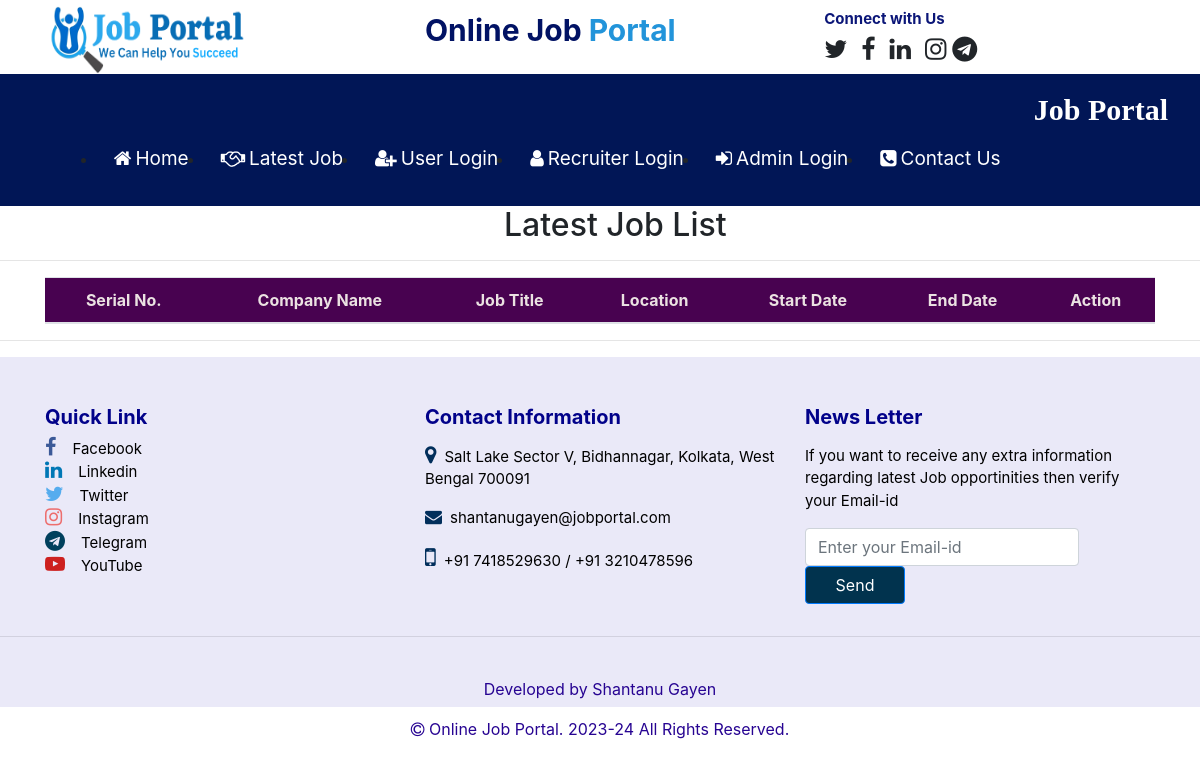
The app's page /latest_jobs, older data.
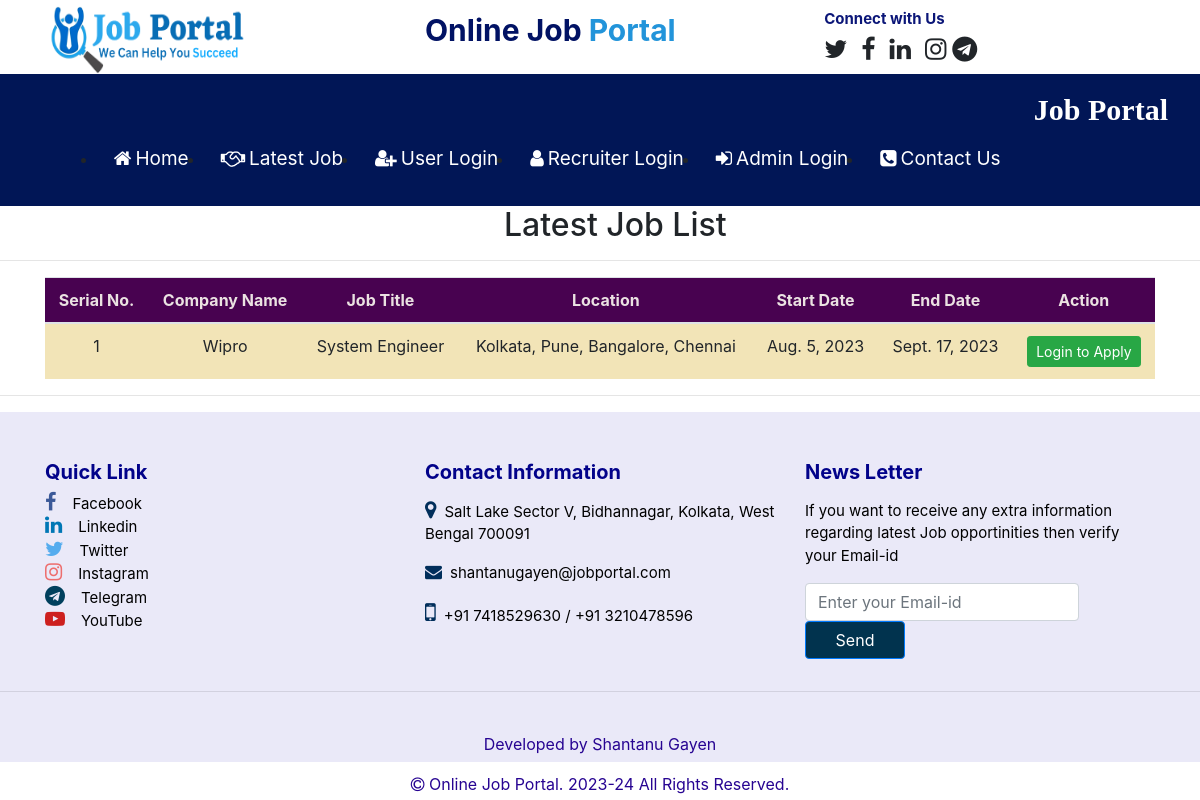
The same page, newer data.
### job/models.py (models this page shows, shortened)
class Job(models.Model):
    recruiter = models.ForeignKey(Recruiter, on_delete=models.CASCADE)
    start_date = models.DateField()
    end_date = models.DateField()
    tittle = models.CharField(max_length=100)
    salary = models.FloatField(max_length=50)
    image = models.FileField()
    description = models.CharField(max_length=500)
    experience = models.CharField(max_length=50)
    location = models.CharField(max_length=100)
    skills = models.CharField(max_length=100)
    creationdate = models.DateField()

class Recruiter(models.Model):
    user = models.ForeignKey(User, on_delete=models.CASCADE)
    mobile = models.CharField(max_length=15,null=True)
    image = models.FileField(null=True)
    gender = models.CharField(max_length=10,null=True)
    company = models.CharField(max_length=100,null=True)
    type = models.CharField(max_length=15,null=True)
    status = models.CharField(max_length=15,null=True)

### job/views.py (the view)
# urls.py: path('latest_jobs', latest_jobs, name="latest_jobs"),
def latest_jobs(request):
    job = Job.objects.all().order_by('start_date')
    d = {'job':job}
    return render(request, 'latest_jobs.html',d)

### job/templates/latest_jobs.html (shortened to what this page needs)
{% load static %}
{% block body %}
{% include 'navigation.html' %}
<h2 style="padding-left: 42%;">Latest Job List</h2>
<hr>
<div class="container">
<table class="table table-hover" id="example">
    <thead>
        <tr style="background-color: rgb(72, 2, 80); color:rgb(235, 226, 226)">
            <th>Serial No.</th>
            <th>Company Name</th>
            <th>Job Title</th>
            <th>Location</th>
            <th>Start Date</th>
            <th>End Date</th>
            <th>Action</th>
        </tr>
    </thead>
    <tbody>
        {% for i in job %}
        <tr style="background-color: rgb(242, 228, 183);">
            <td>{{forloop.counter}}</td>
            <td>{{i.recruiter.company}}</td>
            <td>{{i.tittle}}</td>
            <td>{{i.location}}</td>
            <td>{{i.start_date}}</td>
            <td>{{i.end_date}}</td>
            <td><a href="{% url 'user_login' %}" class="btn btn-success btn-sm">Login to Apply</a>
        </td>
        </tr>
        {% endfor%}
    </tbody>
</table>
</div>
{% include 'footer.html' %}
{% endblock %}

Row changes from the older to the newer data that the page shows:
added Job: recruiter.company "Wipro", tittle "System Engineer", location "Kolkata, Pune, Bangalore, Chennai", start_date "Aug. 5, 2023", end_date "Sept. 17, 2023"
